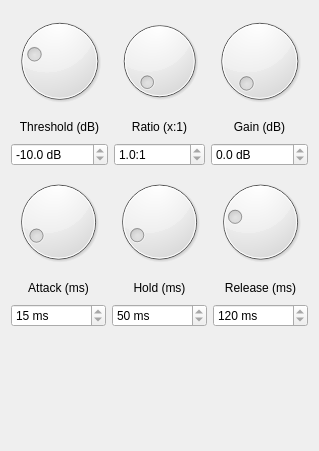
<?xml version="1.0" encoding="UTF-8"?>
<ui version="4.0">
 <class>CompControl</class>
 <widget class="QWidget" name="CompControl">
  <property name="geometry">
   <rect>
    <x>0</x>
    <y>0</y>
    <width>319</width>
    <height>451</height>
   </rect>
  </property>
  <property name="windowTitle">
   <string>CompControl</string>
  </property>
  <layout class="QVBoxLayout" name="verticalLayout">
   <item>
    <layout class="QGridLayout" name="gridLayout_3">
     <item row="1" column="0">
      <widget class="QLabel" name="label">
       <property name="minimumSize">
        <size>
         <width>0</width>
         <height>20</height>
        </size>
       </property>
       <property name="maximumSize">
        <size>
         <width>16777215</width>
         <height>20</height>
        </size>
       </property>
       <property name="text">
        <string>Threshold (dB)</string>
       </property>
       <property name="alignment">
        <set>Qt::AlignmentFlag::AlignCenter</set>
       </property>
      </widget>
     </item>
     <item row="2" column="0">
      <widget class="QDoubleSpinBox" name="sp_thresh">
       <property name="readOnly">
        <bool>true</bool>
       </property>
       <property name="suffix">
        <string> dB</string>
       </property>
       <property name="decimals">
        <number>1</number>
       </property>
       <property name="minimum">
        <double>-40.000000000000000</double>
       </property>
       <property name="maximum">
        <double>0.000000000000000</double>
       </property>
       <property name="value">
        <double>-10.000000000000000</double>
       </property>
      </widget>
     </item>
     <item row="0" column="0">
      <widget class="QDial" name="dial_thresh">
       <property name="minimum">
        <number>0</number>
       </property>
       <property name="maximum">
        <number>400</number>
       </property>
       <property name="value">
        <number>100</number>
       </property>
      </widget>
     </item>
     <item row="0" column="1" colspan="3">
      <widget class="QDial" name="dial_ratio">
       <property name="maximum">
        <number>201</number>
       </property>
      </widget>
     </item>
     <item row="1" column="1" colspan="3">
      <widget class="QLabel" name="label_2">
       <property name="minimumSize">
        <size>
         <width>0</width>
         <height>20</height>
        </size>
       </property>
       <property name="maximumSize">
        <size>
         <width>16777215</width>
         <height>20</height>
        </size>
       </property>
       <property name="text">
        <string>Ratio (x:1)</string>
       </property>
       <property name="alignment">
        <set>Qt::AlignmentFlag::AlignCenter</set>
       </property>
      </widget>
     </item>
     <item row="0" column="4">
      <widget class="QDial" name="dial_gain">
       <property name="maximum">
        <number>200</number>
       </property>
      </widget>
     </item>
     <item row="1" column="4">
      <widget class="QLabel" name="label_3">
       <property name="minimumSize">
        <size>
         <width>0</width>
         <height>20</height>
        </size>
       </property>
       <property name="maximumSize">
        <size>
         <width>16777215</width>
         <height>20</height>
        </size>
       </property>
       <property name="text">
        <string>Gain (dB)</string>
       </property>
       <property name="alignment">
        <set>Qt::AlignmentFlag::AlignCenter</set>
       </property>
      </widget>
     </item>
     <item row="2" column="4">
      <widget class="QDoubleSpinBox" name="sp_gain">
       <property name="readOnly">
        <bool>true</bool>
       </property>
       <property name="suffix">
        <string> dB</string>
       </property>
       <property name="decimals">
        <number>1</number>
       </property>
       <property name="maximum">
        <double>20.000000000000000</double>
       </property>
      </widget>
     </item>
     <item row="2" column="1" colspan="3">
      <widget class="QDoubleSpinBox" name="sp_ratio">
       <property name="readOnly">
        <bool>true</bool>
       </property>
       <property name="suffix">
        <string>:1</string>
       </property>
       <property name="decimals">
        <number>1</number>
       </property>
       <property name="maximum">
        <double>10.000000000000000</double>
       </property>
       <property name="value">
        <double>1.000000000000000</double>
       </property>
      </widget>
     </item>
    </layout>
   </item>
   <item>
    <layout class="QGridLayout" name="gridLayout_4">
     <item row="1" column="1">
      <widget class="QLabel" name="label_5">
       <property name="minimumSize">
        <size>
         <width>0</width>
         <height>20</height>
        </size>
       </property>
       <property name="maximumSize">
        <size>
         <width>16777215</width>
         <height>20</height>
        </size>
       </property>
       <property name="text">
        <string>Hold (ms)</string>
       </property>
       <property name="alignment">
        <set>Qt::AlignmentFlag::AlignCenter</set>
       </property>
      </widget>
     </item>
     <item row="1" column="0">
      <widget class="QLabel" name="label_4">
       <property name="minimumSize">
        <size>
         <width>0</width>
         <height>20</height>
        </size>
       </property>
       <property name="maximumSize">
        <size>
         <width>16777215</width>
         <height>20</height>
        </size>
       </property>
       <property name="text">
        <string>Attack (ms)</string>
       </property>
       <property name="alignment">
        <set>Qt::AlignmentFlag::AlignCenter</set>
       </property>
      </widget>
     </item>
     <item row="2" column="2">
      <widget class="QSpinBox" name="sp_release">
       <property name="readOnly">
        <bool>true</bool>
       </property>
       <property name="suffix">
        <string> ms</string>
       </property>
       <property name="prefix">
        <string/>
       </property>
       <property name="maximum">
        <number>500</number>
       </property>
       <property name="value">
        <number>120</number>
       </property>
      </widget>
     </item>
     <item row="0" column="1">
      <widget class="QDial" name="dial_hold">
       <property name="minimum">
        <number>1</number>
       </property>
       <property name="maximum">
        <number>500</number>
       </property>
       <property name="value">
        <number>50</number>
       </property>
      </widget>
     </item>
     <item row="1" column="2">
      <widget class="QLabel" name="label_6">
       <property name="minimumSize">
        <size>
         <width>0</width>
         <height>20</height>
        </size>
       </property>
       <property name="maximumSize">
        <size>
         <width>16777215</width>
         <height>20</height>
        </size>
       </property>
       <property name="text">
        <string>Release (ms)</string>
       </property>
       <property name="alignment">
        <set>Qt::AlignmentFlag::AlignCenter</set>
       </property>
      </widget>
     </item>
     <item row="0" column="0">
      <widget class="QDial" name="dial_attack">
       <property name="minimum">
        <number>1</number>
       </property>
       <property name="maximum">
        <number>150</number>
       </property>
       <property name="value">
        <number>15</number>
       </property>
      </widget>
     </item>
     <item row="2" column="0">
      <widget class="QSpinBox" name="sp_attack">
       <property name="readOnly">
        <bool>true</bool>
       </property>
       <property name="suffix">
        <string> ms</string>
       </property>
       <property name="maximum">
        <number>500</number>
       </property>
       <property name="value">
        <number>15</number>
       </property>
      </widget>
     </item>
     <item row="0" column="2">
      <widget class="QDial" name="dial_release">
       <property name="minimum">
        <number>1</number>
       </property>
       <property name="maximum">
        <number>500</number>
       </property>
       <property name="value">
        <number>120</number>
       </property>
      </widget>
     </item>
     <item row="2" column="1">
      <widget class="QSpinBox" name="sp_hold">
       <property name="readOnly">
        <bool>true</bool>
       </property>
       <property name="suffix">
        <string> ms</string>
       </property>
       <property name="maximum">
        <number>500</number>
       </property>
       <property name="value">
        <number>50</number>
       </property>
      </widget>
     </item>
    </layout>
   </item>
   <item>
    <spacer name="verticalSpacer">
     <property name="orientation">
      <enum>Qt::Orientation::Vertical</enum>
     </property>
     <property name="sizeHint" stdset="0">
      <size>
       <width>20</width>
       <height>40</height>
      </size>
     </property>
    </spacer>
   </item>
  </layout>
 </widget>
 <resources/>
 <connections/>
</ui>
